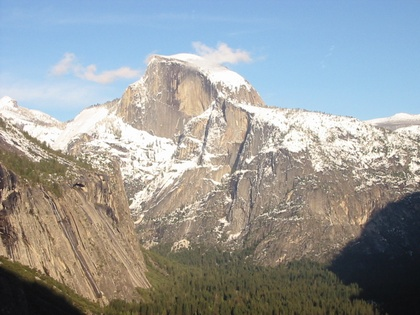
%> input picture Project_2/images/y_1.jpg, 420 x 315 px, shrunk from 640 x 480 before the run
$ octave feature_script.m   (GNU Octave 9; MATLAB toolbox functions it lacks are replaced by stand-ins)
%> lines starting %> are read from the running program, lines starting %| are printed output that depends on the picture; in (x1, y1, x2, y2) boxes, pixels count from 0 and x2, y2 are one past the last pixel; in counts of white or black regions, pixels touching at a corner belong together; the program's own positions count from 1
### Project_2/load_image.m
function image = load_image(file_path)
%> called with file_path = 'images/y_1.jpg'
    image = imread(file_path);
%> image is the input picture: size 315x420x3 uint8; mean R, G, B 151.7, 155.5, 155.6
    image = im2double(image);
%> image: size 315x420x3 double
end

### Project_2/detect_corners.m
function corners = detect_corners(I)


I = rgb2gray(I);
I = imfilter(I, fspecial('gaussian', 3, 2));


fx = imfilter(I, [1 2 1; 0 0 0; -1 -2 -1]);
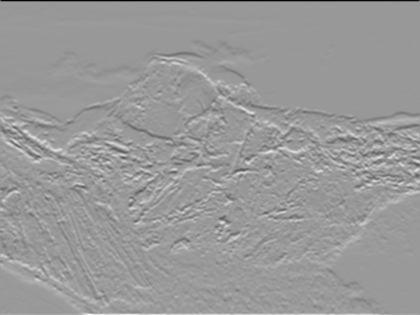
%> fx: size 315x420 double; min -2.71, max 1.8, mean 0.00399; drawn with min black and max white
fy = imfilter(I, [1 0 -1; 2 0 -2; 1 0 -1]);

gaussian = fspecial( 'gaussian',7, 3);


Ix = imfilter(fx .* fx, gaussian);
Iy = imfilter(fy .* fy, gaussian);

Ixy = imfilter(fy .* fx, gaussian);

dim = size(I);
%> dim = [315 420]
window_size = 5;
pad = floor(window_size/2);


cutoff = .01;

corner = Ix.*Iy - (Ixy .^2) ./ (Ix+Iy);

corner(1:2, :) = 0;
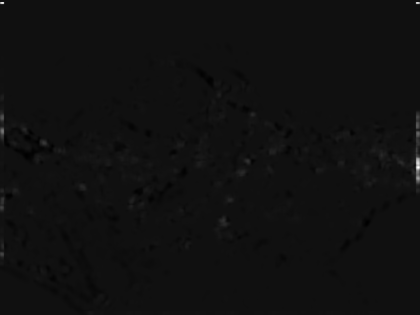
%> corner: size 315x420 double; min -0.0513, max 0.733, mean 0.000377; drawn with min black and max white
corner(end-1:end,:) = 0;
%> corner: size 315x420 double; 0.63% of pixels changed, all inside (x1, y1, x2, y2) = (0, 313, 420, 315)
corner(:,1:2) = 0;
%> corner: size 315x420 double; min -0.0513, max 0.733, mean 0.000252
corner(:,end-1:end) = 0;
%> corner: size 315x420 double; min -0.0513, max 0.692, mean 7.2e-06


for i = pad+1:dim(1)-pad-1
    for j = pad+1:dim(2)-pad-1
        if corner(i,j) < cutoff
            corner(i,j) = 0;
        end
    end
end
iter = 1;
for i = pad+1:dim(1)-pad-1
    for j = pad+1:dim(2)-pad-1
        if corner(i,j) == max(max(corner(i-pad:i+pad, j-pad:j+pad))) && corner(i,j) ~= 0
            window = reshape(I(i-2:i+2, j-2:j+2), 1, []);

            corners(iter,1:2) = [i, j];
            corners(iter,3:27) = window;
            iter = iter + 1;
        end
    end
end
%> after the loop, iter = 151; window = 25 values, max 0.653 at index 7, min 0.366 at index 25, mean 0.537


end

### Project_2/feature_script.m
image_1 = load_image('images/y_1.jpg');
image_2 = load_image('images/y_1.jpg');
% For Yosemite cutoff = .27, make the first g a 3,2 and the second a 5,3
% For the cars, cutoff = .36, guassian are a 3,2 and a 7,3
image_2 = imrotate(image_2, 90);

corners_1 = detect_corners(image_1);
corners_2 = detect_corners(image_2);
%> in detect_corners (call 2), `I = imfilter(I, fspecial('gaussian', 3, 2));`:
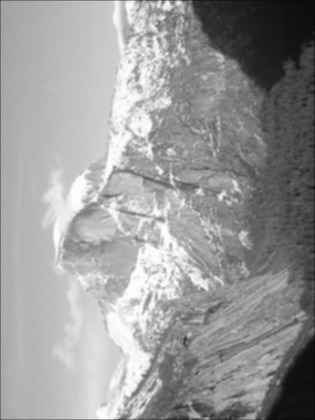
%> I: size 420x315 double; min 0.0219, max 0.995, mean 0.604; mean of the top-left, top-right, bottom-left and bottom-right quarters 0.752, 0.4, 0.764, 0.502
%> in detect_corners (call 2), `fy = imfilter(I, [1 0 -1; 2 0 -2; 1 0 -1]);`:
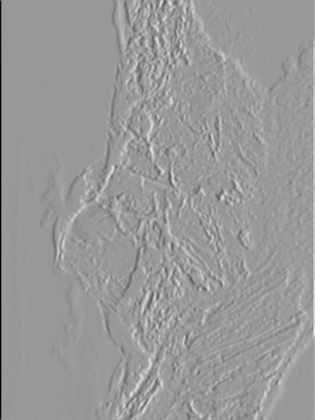
%> fy: size 420x315 double; min -2.71, max 1.8, mean 0.00399; mean of the top-left, top-right, bottom-left and bottom-right quarters -0.0245, 0.0321, -0.0241, 0.0321; drawn with min black and max white
%> in detect_corners (call 2), `Ixy = imfilter(fy .* fx, gaussian);`:
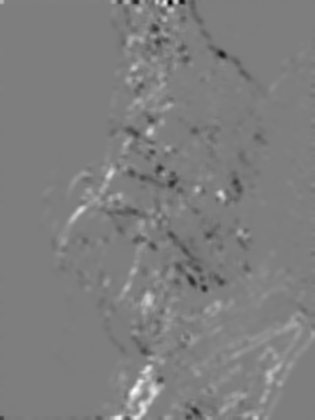
%> Ixy: size 420x315 double; min -0.325, max 0.332, mean 0.00287; drawn with min black and max white
%> in detect_corners (call 2), `corner(1:2, :) = 0;`:
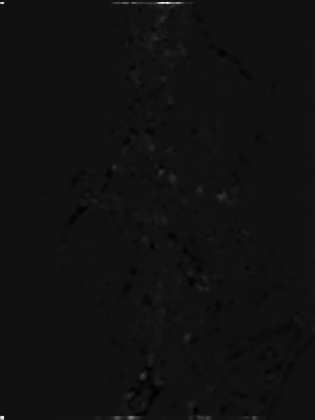
%> corner: size 420x315 double; min -0.0513, max 0.692, mean 0.000176; drawn with min black and max white
%> in detect_corners (call 2), `corner(end-1:end,:) = 0;`: corner: size 420x315 double; 0.48% of pixels changed, all inside (x1, y1, x2, y2) = (0, 418, 315, 420)
%> in detect_corners (call 2), `corner(:,1:2) = 0;`: corner: size 420x315 double; min -0.0513, max 0.692, mean 1.64e-05
%> in detect_corners (call 2), `corner(:,end-1:end) = 0;`: corner: size 420x315 double; min -0.0513, max 0.692, mean 7.2e-06; mean of the top-left, top-right, bottom-left and bottom-right quarters 0.000679, 0.00111, -0.000378, -0.00138
%> after the loop in detect_corners (call 2), `for i = pad+1:dim(1)-pad-1`: iter = 149; window = 25 values, max 0.627 at index 24, min 0.322 at index 3, mean 0.482

dim_1 = size(image_1);
%> dim_1 = [315 420 3]
dim_2 = size(image_2);
%> dim_2 = [420 315 3]

row_max = max([dim_1(1), dim_2(1)]);
%> row_max = 420


images = zeros (row_max, dim_1(2)+dim_2(2),dim_1(3));

images(1:dim_1(1),1:dim_1(2),:) = image_1;
images(1:dim_2(1),dim_1(2)+1:dim_1(2)+dim_2(2),:) = image_2;
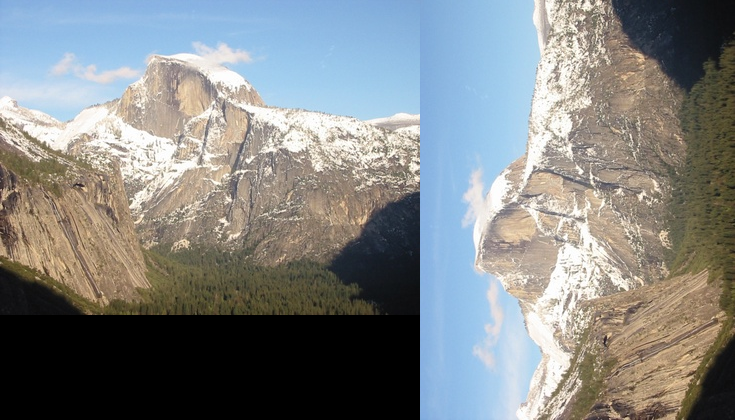
%> images: size 420x735x3 double; mean R, G, B 0.51, 0.523, 0.523

imshow(images);
hold on;


corner1_count = size(corners_1);
%> corner1_count = [150 27]
corner2_count = size(corners_2);
%> corner2_count = [148 27]

for i = 1:corner1_count(1)
    iter = 1;
    match = [];
    for j = 1:corner2_count(1)
        i1 = corners_1(i,1);
        i2 = corners_2(j,1);


        j1 = corners_1(i,2);
        j2 = corners_2(j,2)+dim_1(2);

        js = [j1 j2];
        is = [i1 i2];

        corners_1(i, 3:27) = corners_1(i, 3:27)./max( corners_1(i, 3:27));
        corners_2(j, 3:27) = corners_2(j, 3:27)./max( corners_2(j, 3:27));
        diff = sum((corners_1(i, 3:27) - corners_2(j, 3:27)).^2);


        %.006 works well as a diff for Just an SSD
        %if diff <= .006
            match = [match; diff, is, js];
            iter = iter + 1;
       %end


    end

    count = size(match);
    if count(1) > 0

%> (the run ends here)

$ run again, with Project_2/images/y_2.jpg copied over Project_2/images/y_1.jpg
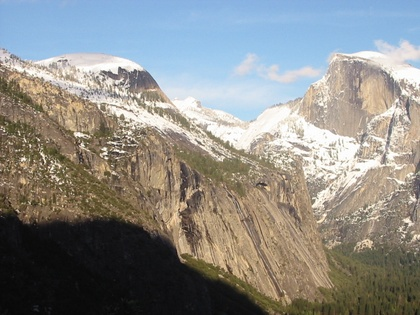
%> input picture Project_2/images/y_2.jpg, 420 x 315 px, shrunk from 640 x 480 before the run
%> in load_image, image is the input picture: size 315x420x3 uint8; mean R, G, B 139.5, 139.3, 135.4
%> image: size 315x420x3 double
%> after the loop in detect_corners, `for i = pad+1:dim(1)-pad-1`: iter = 188; window = 25 values, max 0.645 at index 6, min 0.353 at index 25, mean 0.512
%> fx: size 420x315 double
%> fy: size 420x315 double
%> Ix: size 420x315 double
%> Iy: size 420x315 double
%> Ixy: size 420x315 double
%> in detect_corners (call 2), `corner(1:2, :) = 0;`:
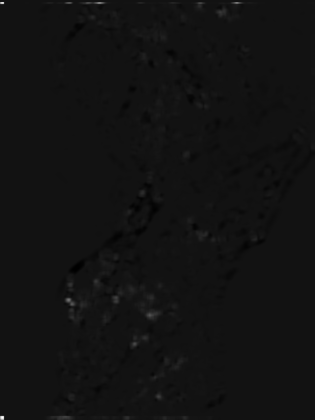
%> corner: size 420x315 double; min -0.0584, max 0.746, mean 0.000333; drawn with min black and max white
%> after the loop in detect_corners (call 2), `for i = pad+1:dim(1)-pad-1`: iter = 185; window = 25 values, max 0.832 at index 6, min 0.503 at index 20, mean 0.669
%> `images(1:dim_2(1),dim_1(2)+1:dim_1(2)+dim_2(2),:) = image_2;`:
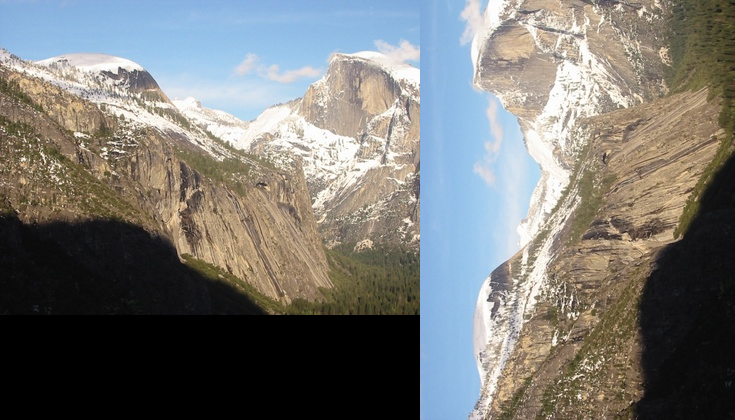
%> images: size 420x735x3 double; mean R, G, B 0.469, 0.468, 0.455

$ run again, with Project_2/images/b_1.ppm saved as Project_2/images/y_1.jpg
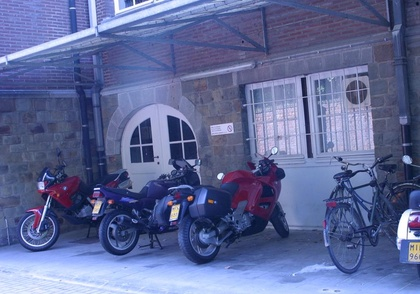
%> input picture Project_2/images/b_1.ppm, 420 x 294 px, shrunk from 1000 x 700 before the run
%> in load_image, image is the input picture: size 294x420x3 uint8; mean R, G, B 94.9, 105, 151.6
%> image: size 294x420x3 double
%> after the loop in detect_corners, `for i = pad+1:dim(1)-pad-1`: iter = 147; window = 25 values, max 0.907 at index 9, min 0.585 at index 1, mean 0.825
%> fx: size 420x294 double
%> fy: size 420x294 double
%> Ix: size 420x294 double
%> Iy: size 420x294 double
%> Ixy: size 420x294 double
%> in detect_corners (call 2), `corner = Ix.*Iy - (Ixy .^2) ./ (Ix+Iy);`:
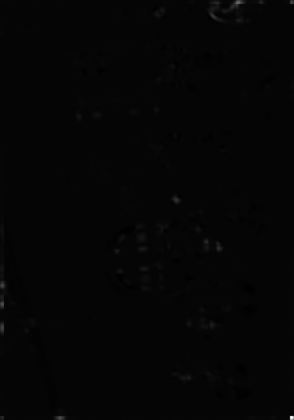
%> corner: size 420x294 double; min -0.056, max 2.42, mean 0.00196; mean of the top-left, top-right, bottom-left and bottom-right quarters 0.000238, 0.00328, 0.0022, 0.00214; drawn with min black and max white
%> after the loop in detect_corners (call 2), `for i = pad+1:dim(1)-pad-1`: iter = 145; window = 25 values, max 0.896 at index 1, min 0.359 at index 21, mean 0.662
%> `images(1:dim_2(1),dim_1(2)+1:dim_1(2)+dim_2(2),:) = image_2;`:
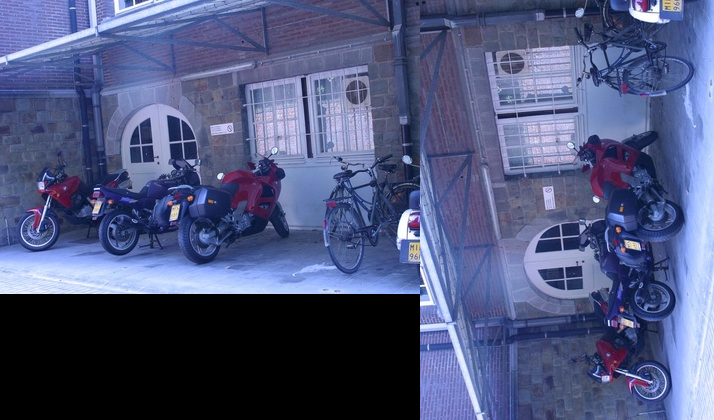
%> images: size 420x714x3 double; mean R, G, B 0.306, 0.339, 0.49

$ run again, with Project_2/images/b_2.ppm saved as Project_2/images/y_1.jpg
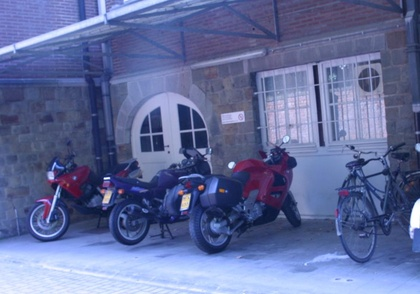
%> input picture Project_2/images/b_2.ppm, 420 x 294 px, shrunk from 1000 x 700 before the run
%> in load_image, image is the input picture: size 294x420x3 uint8; mean R, G, B 97.4, 108.4, 155.5
%> image: size 294x420x3 double
%> after the loop in detect_corners, `for i = pad+1:dim(1)-pad-1`: iter = 118; window = 25 values, max 0.846 at index 10, min 0.555 at index 3, mean 0.775
%> fx: size 420x294 double
%> fy: size 420x294 double
%> Ix: size 420x294 double
%> Iy: size 420x294 double
%> Ixy: size 420x294 double
%> `images(1:dim_2(1),dim_1(2)+1:dim_1(2)+dim_2(2),:) = image_2;`:
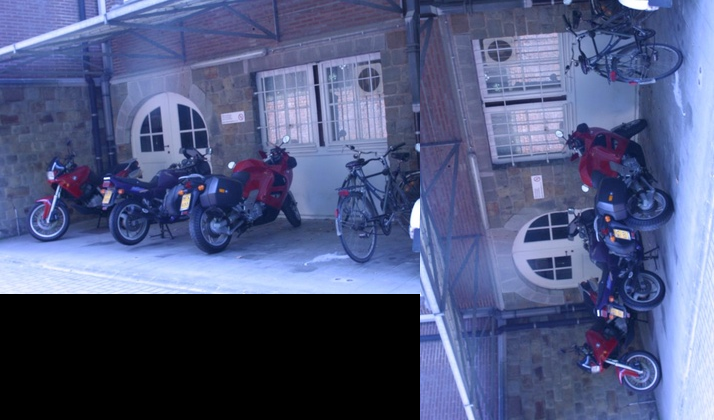
%> images: size 420x714x3 double; mean R, G, B 0.314, 0.35, 0.502
